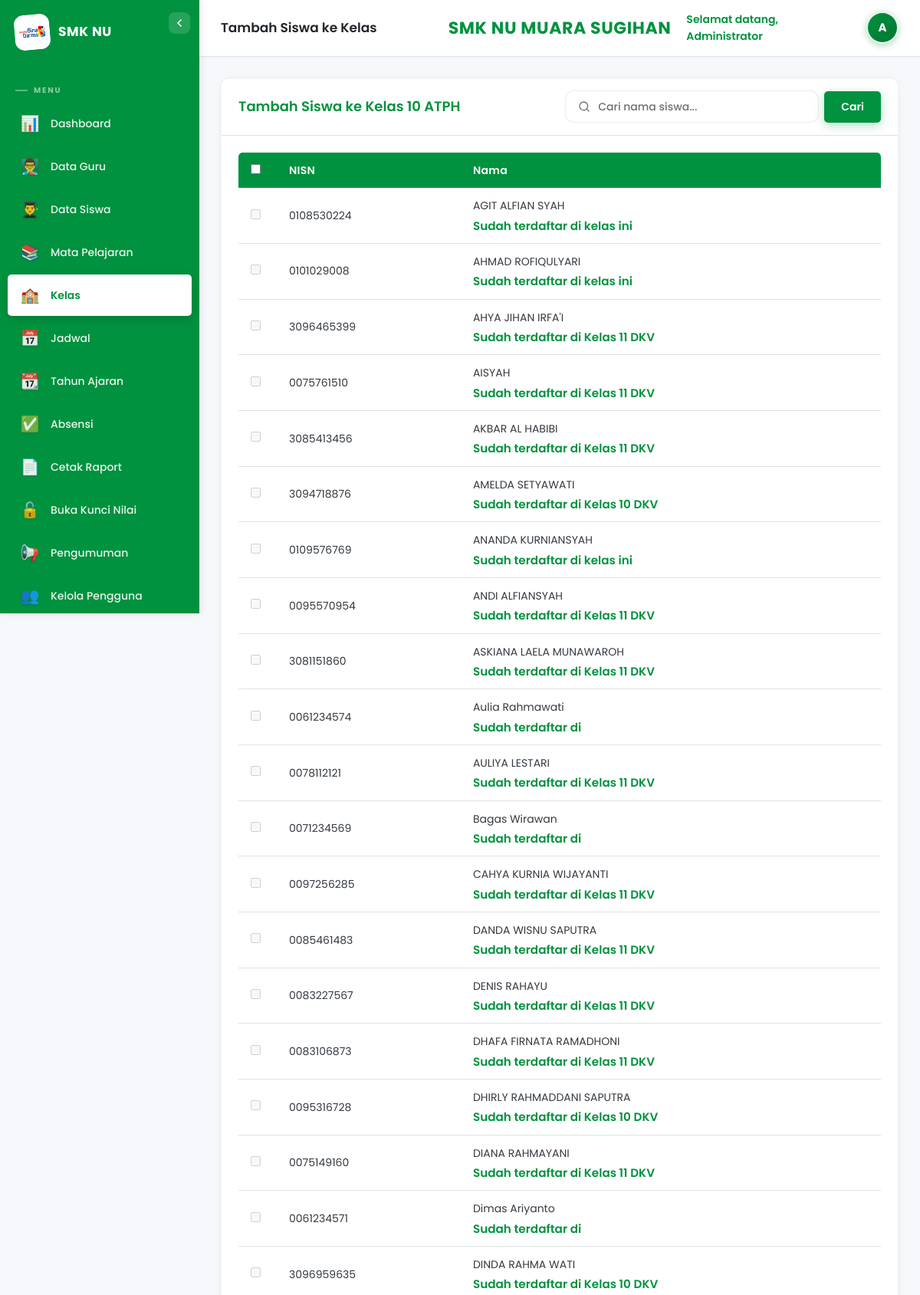
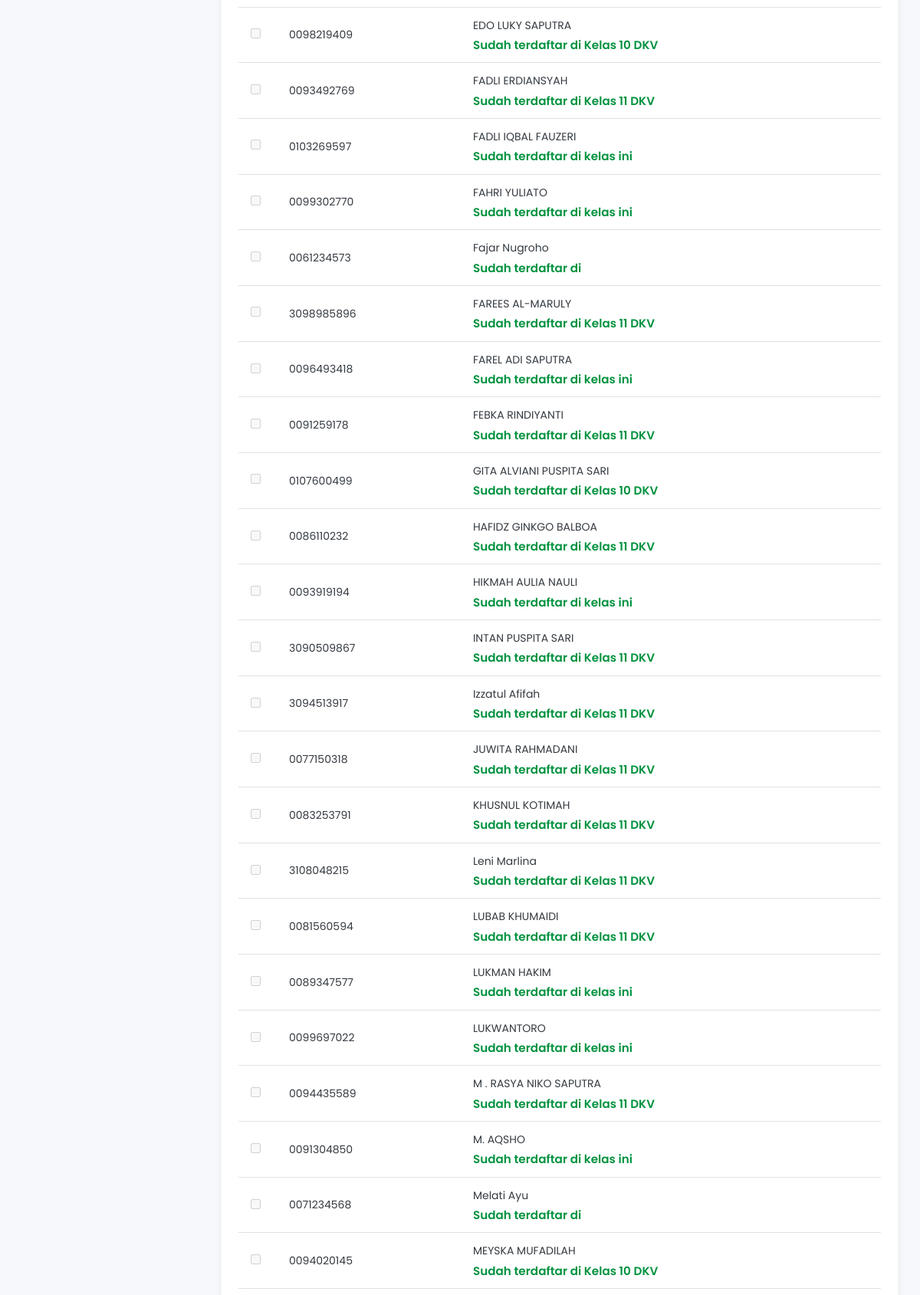
Page /public/index.php?page=kelas&action=tambahSiswa&id=4 (signed in, upper part) on the committed database (2 pictures, top to bottom).
### tables this page shows
CREATE TABLE `kelas` (
  `id` int NOT NULL,
  `kode_kelas` varchar(20) NOT NULL,
  `nama_kelas` varchar(50) NOT NULL,
  `wali_kelas_id` int DEFAULT NULL,
  `tahun_ajaran_id` int NOT NULL,
  `created_at` timestamp NOT NULL DEFAULT CURRENT_TIMESTAMP,
  `updated_at` timestamp NOT NULL DEFAULT CURRENT_TIMESTAMP ON UPDATE CURRENT_TIMESTAMP
);

CREATE TABLE `siswa` (
  `id` int NOT NULL,
  `kode_siswa` varchar(20) NOT NULL,
  `user_id` int DEFAULT NULL,
  `nisn` varchar(20) NOT NULL,
  `nipd` varchar(20) DEFAULT NULL,
  `nik` varchar(20) DEFAULT NULL,
  `nama` varchar(100) NOT NULL,
  `jenis_kelamin` enum('Laki-Laki','Perempuan') NOT NULL,
  `tempat_lahir` varchar(100) DEFAULT NULL,
  `tanggal_lahir` date DEFAULT NULL,
  `alamat` text,
  `rt` varchar(5) DEFAULT NULL,
  `rw` varchar(5) DEFAULT NULL,
  `kelurahan` varchar(100) DEFAULT NULL,
  `kecamatan` varchar(100) DEFAULT NULL,
  `kode_pos` varchar(10) DEFAULT NULL,
  `no_hp` varchar(20) DEFAULT NULL,
  `penerima_kip` enum('ya','tidak') DEFAULT 'tidak',
  `nomor_kip` varchar(30) DEFAULT NULL,
  `sekolah_asal` varchar(150) DEFAULT NULL,
  `jenis_tinggal` varchar(50) DEFAULT NULL,
  `anak_ke` int DEFAULT NULL,
  `jml_saudara` int DEFAULT NULL,
  `jarak_sekolah_km` decimal(5,2) DEFAULT NULL,
  `ayah_nama` varchar(100) DEFAULT NULL,
  `ayah_nik` varchar(20) DEFAULT NULL,
  `ayah_tahun_lahir` year DEFAULT NULL,
  `ayah_pendidikan` varchar(20) DEFAULT NULL,
  `ayah_pekerjaan` varchar(100) DEFAULT NULL,
  `ibu_nama` varchar(100) DEFAULT NULL,
  `ibu_nik` varchar(20) DEFAULT NULL,
  `ibu_tahun_lahir` year DEFAULT NULL,
  `ibu_pendidikan` varchar(20) DEFAULT NULL,
  `ibu_pekerjaan` varchar(100) DEFAULT NULL,
  `agama` varchar(20) DEFAULT NULL,
  `wali_siswa` varchar(100) DEFAULT NULL,
  `tahun_masuk` year NOT NULL,
  `foto` varchar(255) DEFAULT NULL,
  `created_at` timestamp NOT NULL DEFAULT CURRENT_TIMESTAMP,
  `updated_at` timestamp NOT NULL DEFAULT CURRENT_TIMESTAMP ON UPDATE CURRENT_TIMESTAMP
);

### controllers/KelasController.php (called while the page is built, shortened)
<?php
class KelasController {
    private $model;
    public function __construct() { $this->model=new KelasModel(); }
    public function tambahSiswa($id) {
        $kelas=$this->model->find($id);
        $db=getDB();
        $search=$_GET['search']??'';
        $sql="SELECT s.*,
            (SELECT ks.kelas_id FROM kelas_siswa ks WHERE ks.siswa_id=s.id LIMIT 1) AS kelas_id,
            (SELECT k.nama_kelas FROM kelas k JOIN kelas_siswa ks ON k.id=ks.kelas_id WHERE ks.siswa_id=s.id LIMIT 1) AS nama_kelas
            FROM siswa s";
        $params=[];
        $sql.=" ORDER BY s.nama";
        $st=$db->prepare($sql); $st->execute($params); $siswaList=$st->fetchAll();
        require VIEW_PATH.'/admin/kelas/tambah-siswa.php';
    }
}

### config/database.php (called while the page is built, shortened)
<?php
function ensureNilaiMonthlySchema(PDO $db): void {
    try {
        $db->query("SELECT 1 FROM `nilai` LIMIT 1");
    } catch (PDOException $e) {
        return;
    }
    $fetchColumns = function(string $tableName) use ($db): array {
        $cols = [];
        try {
            $colSt = $db->query("SELECT COLUMN_NAME FROM information_schema.COLUMNS WHERE TABLE_SCHEMA = DATABASE() AND TABLE_NAME = '$tableName'");
            foreach ($colSt->fetchAll(PDO::FETCH_COLUMN) as $name) {
                $cols[] = $name;
            }
        } catch (PDOException $e) {}
        return $cols;
    };
    $addColumn = function(string $table, string $column, string $definition) use ($db, $fetchColumns): void {
        $cols = $fetchColumns($table);
        if (!in_array($column, $cols, true)) {
            try {
                $db->exec("ALTER TABLE `$table` ADD COLUMN `$column` $definition");
            } catch (PDOException $e) {}
        }
    };
    $addColumn('nilai', 'capaian_kompetensi', 'TEXT DEFAULT NULL AFTER `nilai_akhir`');
}
function getDB() {
    static $pdo = null;
    if ($pdo === null) {
        try {
            $pdo = new PDO("mysql:host=".DB_HOST.";dbname=".DB_NAME.";charset=utf8mb4", DB_USER, DB_PASS);
            $pdo->setAttribute(PDO::ATTR_ERRMODE, PDO::ERRMODE_EXCEPTION);
            $pdo->setAttribute(PDO::ATTR_DEFAULT_FETCH_MODE, PDO::FETCH_ASSOC);
            ensureNilaiMonthlySchema($pdo);
        } catch (PDOException $e) { die("DB Error: ".$e->getMessage()); }
    }
    return $pdo;
}

### core/Model.php (called while the page is built, shortened)
<?php
class Model {
    protected $db;
    protected $table;
    public function __construct() { $this->db = getDB(); }
    public function find($id) {
        $st=$this->db->prepare("SELECT * FROM {$this->table} WHERE id=?");
        $st->execute([$id]); return $st->fetch();
    }
}

### config/app.php (called while the page is built, shortened)
<?php
function base_url($path='') {
    $script = $_SERVER['SCRIPT_NAME'];
    $base = rtrim(dirname($script), '/');
    return $base.'/'.$path;
}
function format_kelas($nama) {
    if (empty($nama)) return '';
    $nama = trim((string)$nama);
    if (preg_match('/^kelas\s+/i', $nama)) {
        return $nama;
    }
    return 'Kelas ' . $nama;
}

### views/admin/kelas/tambah-siswa.php (the view, shortened to what this page needs)
<div class="card">
    <div class="card-header">
        <h3>Tambah Siswa ke <?= htmlspecialchars(format_kelas($kelas['nama_kelas'] ?? '')) ?></h3>
        <form method="GET" action="<?= base_url('index.php') ?>" style="display:flex;gap:8px;align-items:center;">
            <div class="search-bar-figma" style="min-width:220px;">
                <svg class="search-icon" width="16" height="16" viewBox="0 0 24 24" fill="none" stroke="currentColor" stroke-width="2" stroke-linecap="round" stroke-linejoin="round"><circle cx="11" cy="11" r="8"/><path d="m21 21-4.35-4.35"/></svg>
                <input type="text" name="search" placeholder="Cari nama siswa..." value="<?= htmlspecialchars((string)($search ?? '')) ?>">
            </div>
            <button type="submit" class="btn btn-primary">Cari</button>
        </form>
    </div>
    <div class="card-body">
        <?php if(empty($siswaList)): ?>
            <p class="empty-state">Tidak ada siswa yang bisa ditambahkan. Semua siswa mungkin sudah masuk ke kelas ini atau kelas lain.</p>
        <?php else: ?>
        <form method="POST" action="<?= base_url('index.php?page=kelas&action=simpanSiswa&id='.$kelas['id']) ?>">
            <div class="table-responsive"><table class="table"><thead><tr><th style="width:50px;"><input type="checkbox" id="selectAll"></th><th>NISN</th><th>Nama</th></tr></thead><tbody>
               <?php foreach($siswaList as $s):
    $disabled = false;
    $statusText = '';
    if(!empty($s['kelas_id'])) {
        $disabled = true;
        if($s['kelas_id'] == $kelas['id']) {
            $statusText = '<span style="color: #00923F; font-weight: 600;">Sudah terdaftar di kelas ini</span>';
        } else {
            $statusText = '<span style="color: #00923F; font-weight: 600;">Sudah terdaftar di ' . htmlspecialchars(format_kelas($s['nama_kelas'] ?? '')) . '</span>';
        }
    }
?>
                <tr>
                    <td><input type="checkbox" name="siswa_ids[]" value="<?= $s['id'] ?>" class="siswa-check" <?= $disabled ? 'disabled' : '' ?>></td>
                    <td><?= htmlspecialchars((string)($s['nisn'] ?? '-')) ?></td>
                    <td>
                        <?= htmlspecialchars((string)($s['nama'] ?? '-')) ?>
                        <?php if($statusText): ?>
                            <div style="font-size:0.95rem;color:var(--gray-500);margin-top:4px;line-height:1.4;"><?= $statusText ?></div>
                        <?php endif; ?>
                    </td>
                </tr>
                <?php endforeach; ?>
            </tbody></table></div>
        </form>
        <?php endif; ?>
    </div>
</div>
<?php $content=ob_get_clean(); require VIEW_PATH.'/layouts/admin.php'; ?>

### public/css/style.css (style rules this page uses)
:root { --primary: #00923F; --primary-dark: #007532; --primary-hover: #00A548; --primary-light: #E5F4EA; --primary-soft: #F0FAF3; --primary-rgb: 0, 146, 63; --bg-app: #F6F8FC; --text-secondary-dark: #54595E; --text-medium: #4F4F4F; --stroke-light: #DEE2E6; --danger: #DC3545; --warning: #FFC107; --info: #17A2B8; --success: #00923F; --gray-50: #F8F9FA; --gray-100: #F1F3F5; --gray-200: #E9ECEF; --gray-300: #DEE2E6; --gray-400: #ADB5BD; --gray-500: #707070; --gray-600: #495057; --gray-700: #343A40; --gray-800: #212529; --white: #FFFFFF; --shadow: 0 0 4px rgba(0,0,0,0.06), 0 2px 12px rgba(0,0,0,0.04); --shadow-lg: 0 8px 30px rgba(0,0,0,0.1); --shadow-hover: 0 6px 22px rgba(0,0,0,0.10); --shadow-figma: 0 0 2px rgba(0,0,0,0.25); --radius: 10px; --radius-sm: 5px; --radius-lg: 12px; --sidebar-width: 260px; --header-h: 72px; --transition: all 0.28s cubic-bezier(0.4, 0, 0.2, 1); --transition-fast: all 0.18s cubic-bezier(0.4, 0, 0.2, 1); }
* { margin:0; padding:0; box-sizing:border-box; }
body { font-family:'Poppins','Inter',system-ui,-apple-system,sans-serif; background:var(--bg-app); color:var(--gray-700); line-height:1.6; overflow-x:hidden; -webkit-font-smoothing:antialiased; -moz-osx-font-smoothing:grayscale; }
.btn { display:inline-flex; align-items:center; justify-content:center; padding:10px 22px; border:none; border-radius:var(--radius-sm); font-size:14px; font-weight:600; font-family:inherit; cursor:pointer; transition:var(--transition); text-decoration:none; white-space:nowrap; position:relative; overflow:hidden; }
.btn::after { content:''; position:absolute; width:100%; height:100%; top:0; left:0; background:radial-gradient(circle,rgba(255,255,255,0.3) 10%,transparent 10.01%); transform:scale(10,10); opacity:0; transition:transform .4s, opacity .8s; pointer-events:none; }
.btn-primary { background:var(--primary); color:var(--white); box-shadow:0 4px 14px rgba(var(--primary-rgb),.28); font-family:'Poppins',sans-serif; }
.content-area > * { animation:fadeIn 0.4s ease-out; }
.card { background:var(--white); border-radius:var(--radius); box-shadow:0 0 2px rgba(0,0,0,.08), 0 2px 12px rgba(0,0,0,0.04); overflow:hidden; margin-bottom:22px; transition:var(--transition); border:1px solid rgba(0,0,0,0.03); }
.card-header { display:flex; justify-content:space-between; align-items:center; padding:16px 22px; border-bottom:1px solid var(--stroke-light); background:var(--white); }
.card-header h3 { font-size:18px; color:var(--primary); font-weight:600; font-family:'Poppins',sans-serif; }
.card-body { padding:22px; }
.search-bar-figma { display:flex; align-items:center; gap:10px; background:var(--white); padding:10px 16px; border-radius:var(--radius); box-shadow:0 0 2px rgba(0,0,0,.25); min-width:207px; height:40px; transition:var(--transition); }
.search-bar-figma input { border:none; outline:none; flex:1; font-size:14px; font-family:'Poppins',sans-serif; color:var(--gray-800); background:transparent; }
.search-bar-figma input::placeholder { color:var(--gray-500); font-weight:500; }
.search-bar-figma .search-icon { color:var(--gray-500); flex-shrink:0; transition:var(--transition); }
.table-responsive { overflow-x:auto; border-radius:var(--radius-sm); }
.table { width:100%; border-collapse:collapse; font-size:14px; font-family:'Poppins',sans-serif; }
.table th { background:var(--primary); color:var(--white); padding:12px 16px; text-align:left; font-weight:600; font-size:14px; white-space:nowrap; letter-spacing:0.3px; }
.table th:first-child { border-radius:var(--radius-sm) 0 0 0; }
.table th:last-child { border-radius:0 var(--radius-sm) 0 0; }
.table td { padding:12px 16px; border-bottom:1px solid var(--stroke-light); vertical-align:middle; transition:var(--transition-fast); color:var(--gray-700); }
.table tr { transition:var(--transition-fast); }

### rows in the picture
kelas: nama_kelas "Kelas 10 ATPH"
siswa: nisn "0108530224", nama "AGIT ALFIAN SYAH", shows "Sudah terdaftar di kelas ini"
siswa: nisn "0101029008", nama "AHMAD ROFIQULYARI", shows "Sudah terdaftar di kelas ini"
siswa: nisn "3096465399", nama "AHYA JIHAN IRFA'I", nama_kelas "Kelas 11 DKV"
siswa: nisn "0075761510", nama "AISYAH", nama_kelas "Kelas 11 DKV"
siswa: nisn "3085413456", nama "AKBAR AL HABIBI", nama_kelas "Kelas 11 DKV"
siswa: nisn "3094718876", nama "AMELDA SETYAWATI", nama_kelas "Kelas 10 DKV"
siswa: nisn "0109576769", nama "ANANDA KURNIANSYAH", shows "Sudah terdaftar di kelas ini"
siswa: nisn "0095570954", nama "ANDI ALFIANSYAH", nama_kelas "Kelas 11 DKV"
siswa: nisn "3081151860", nama "ASKIANA LAELA MUNAWAROH", nama_kelas "Kelas 11 DKV"
siswa: nisn "0061234574", nama "Aulia Rahmawati"
siswa: nisn "0078112121", nama "AULIYA LESTARI", nama_kelas "Kelas 11 DKV"
siswa: nisn "0071234569", nama "Bagas Wirawan"
siswa: nisn "0097256285", nama "CAHYA KURNIA WIJAYANTI", nama_kelas "Kelas 11 DKV"
siswa: nisn "0085461483", nama "DANDA WISNU SAPUTRA", nama_kelas "Kelas 11 DKV"
siswa: nisn "0083227567", nama "DENIS RAHAYU", nama_kelas "Kelas 11 DKV"
siswa: nisn "0083106873", nama "DHAFA FIRNATA RAMADHONI", nama_kelas "Kelas 11 DKV"
siswa: nisn "0095316728", nama "DHIRLY RAHMADDANI SAPUTRA", nama_kelas "Kelas 10 DKV"
siswa: nisn "0075149160", nama "DIANA RAHMAYANI", nama_kelas "Kelas 11 DKV"
siswa: nisn "0061234571", nama "Dimas Ariyanto"
siswa: nisn "3096959635", nama "DINDA RAHMA WATI", nama_kelas "Kelas 10 DKV"
siswa: nisn "0098219409", nama "EDO LUKY SAPUTRA", nama_kelas "Kelas 10 DKV"
siswa: nisn "0093492769", nama "FADLI ERDIANSYAH", nama_kelas "Kelas 11 DKV"
siswa: nisn "0103269597", nama "FADLI IQBAL FAUZERI", shows "Sudah terdaftar di kelas ini"
siswa: nisn "0099302770", nama "FAHRI YULIATO", shows "Sudah terdaftar di kelas ini"
siswa: nisn "0061234573", nama "Fajar Nugroho"
siswa: nisn "3098985896", nama "FAREES AL-MARULY", nama_kelas "Kelas 11 DKV"
siswa: nisn "0096493418", nama "FAREL ADI SAPUTRA", shows "Sudah terdaftar di kelas ini"
siswa: nisn "0091259178", nama "FEBKA RINDIYANTI", nama_kelas "Kelas 11 DKV"
siswa: nisn "0107600499", nama "GITA ALVIANI PUSPITA SARI", nama_kelas "Kelas 10 DKV"
siswa: nisn "0086110232", nama "HAFIDZ GINKGO BALBOA", nama_kelas "Kelas 11 DKV"
siswa: nisn "0093919194", nama "HIKMAH AULIA NAULI", shows "Sudah terdaftar di kelas ini"
siswa: nisn "3090509867", nama "INTAN PUSPITA SARI", nama_kelas "Kelas 11 DKV"
siswa: nisn "3094513917", nama "Izzatul Afifah", nama_kelas "Kelas 11 DKV"
siswa: nisn "0077150318", nama "JUWITA RAHMADANI", nama_kelas "Kelas 11 DKV"
siswa: nisn "0083253791", nama "KHUSNUL KOTIMAH", nama_kelas "Kelas 11 DKV"
siswa: nisn "3108048215", nama "Leni Marlina", nama_kelas "Kelas 11 DKV"
siswa: nisn "0081560594", nama "LUBAB KHUMAIDI", nama_kelas "Kelas 11 DKV"
siswa: nisn "0089347577", nama "LUKMAN HAKIM", shows "Sudah terdaftar di kelas ini"
siswa: nisn "0099697022", nama "LUKWANTORO", shows "Sudah terdaftar di kelas ini"
siswa: nisn "0094435589", nama "M . RASYA NIKO SAPUTRA", nama_kelas "Kelas 11 DKV"
siswa: nisn "0091304850", nama "M. AQSHO", shows "Sudah terdaftar di kelas ini"
siswa: nisn "0071234568", nama "Melati Ayu"
siswa: nisn "0094020145", nama "MEYSKA MUFADILAH", nama_kelas "Kelas 10 DKV"

### other values in the picture
$pageTitle "Tambah Siswa ke Kelas"
Auth::user('nama') "Administrator"
substr(Auth::user('nama'),0,1) "A"
